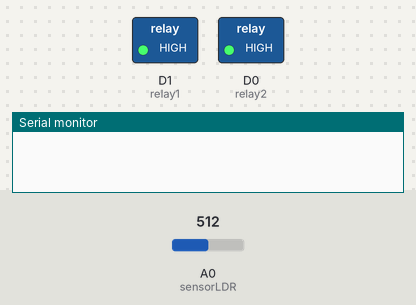
A sketch run on a simulated ESP8266 (NodeMCU). On the bench: switched loads named in the sketch (green lamp = pin HIGH), the last lines printed to the serial monitor. Inputs (shaded band) come from the test bench; at power-on: A0 (sensorLDR) = 512. WiFi joins after 1.5 s; servers stay silent unless stated; uploads are accepted with an empty reply.

Above: at 0.1 s.
At 3.6 s:
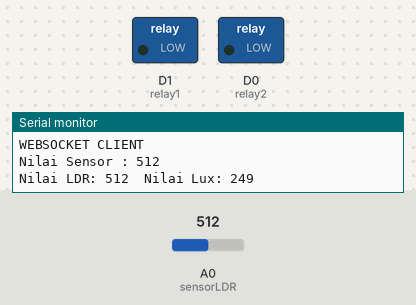
Timing chart, 0 to 5.1 s (numbered marks = the images above):
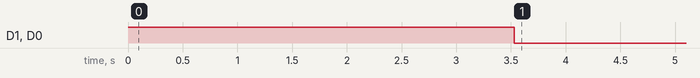

Measured:
- by itself, D1 (relay1), D0 (relay2): HIGH → LOW at 3.5 s

The sketch:

smart_home.ino
```cpp
// Modul ESP
#include <ESP8266WiFi.h>
#include <ESP8266HTTPClient.h>
#include <WiFiClient.h>
#include <ArduinoJson.h>

// pin sensor LDR
#define sensorLDR A0

// pin relay
const int relay1 = D1;
const int relay2 = D0;

// Wifi Connection
const char* ssid = "Robotika";
const char* password = "zxcvbnmv";

// Domain Name with full URL Path for HTTP POST Request
const char* serverName = "http://connectis.my.id:3000";

// FOR Decode JSON
char msg[300];

// set variable untuk sensor ldr
int nilaiSensor;

void setup() {
  Serial.begin(9600);

  // set mode relay
  pinMode(relay1, OUTPUT);
  pinMode(relay2, OUTPUT);
  digitalWrite(relay1, HIGH);
  digitalWrite(relay2, HIGH);

  // ESP init
  WiFi.begin(ssid, password);

  while (WiFi.status() != WL_CONNECTED) {
    delay(500);
    Serial.println("Connecting ... ");  // Start Printing
  }
  Serial.print("Connected to WiFi network with IP Address: ");
  Serial.println(WiFi.localIP());

  // set title app
  Serial.println("WEBSOCKET CLIENT");
  delay(2000);
}

void loop() {
  nilaiSensor = analogRead(sensorLDR);


   digitalWrite(relay1, LOW);
   digitalWrite(relay2, LOW);


  Serial.print("Nilai Sensor : ");
  Serial.println(nilaiSensor);
  int luxValue = mapToLux(nilaiSensor); // Mengonversi nilai analog ke lux
  Serial.print("Nilai LDR: ");
  Serial.print(nilaiSensor);
  Serial.print("\tNilai Lux: ");
  Serial.println(luxValue);

  // post data sensor ldr to server
  if (WiFi.status() == WL_CONNECTED) {
    WiFiClient client;
    HTTPClient http;

    // Your Domain name with URL path or IP address with path
    http.begin(client, serverName);

    // Specify content-type header
    http.addHeader("Content-Type", "application/x-www-form-urlencoded");
    // Data to send with HTTP POST
    String httpRequestData = "ldr_value=" + String(luxValue);
    // Send HTTP POST request
    int httpResponseCode = http.POST(httpRequestData);

    String payload = http.getString();
    Serial.println("");
    Serial.println("Response API : ");
    Serial.println(payload);

    if(payload){
      // decode payload with ArduinoJson 6
      StaticJsonDocument<300> doc;
      deserializeJson(doc, payload);
      JsonObject root = doc.as<JsonObject>();

      Serial.print("Status : ");
      Serial.println(String(root["status"]));
      Serial.print("relay_1 : ");
      Serial.println(String(root["relay_1"]));
      Serial.print("relay_2 : ");
      Serial.println(String(root["relay_2"]));

      if(String(root["status"]) == "success") {
        // check status relay 1
        if (String(root["relay_1"]) == "0") {
          digitalWrite(relay1, HIGH);
        } else {
          digitalWrite(relay1, LOW);
        }

        // check status relay 2
        if (String(root["relay_2"]) == "0") {
          digitalWrite(relay2, HIGH);
        } else {
          digitalWrite(relay2, LOW);
        }
      }


    }else{
      Serial.println("No Response From API");
    }

    // Free resources
    http.end();
  }

  // set delay 3 detik
  delay(3000);
}

float mapToLux(int ldrValue) {
  // Di sini Anda harus melakukan pemetaan nilai analog terbalik ke lux sesuai dengan karakteristik sensor LDR Anda
  // Penting untuk diketahui bahwa pemetaan ini harus didasarkan pada kalibrasi yang akurat
  // Data berikut hanyalah contoh dan tidak mewakili koreksi atau kalibrasi yang tepat.

  // Contoh pemetaan linier sederhana dari nilai analog terbalik ke nilai lux
  float luxMin = 500; // Nilai minimum cahaya dalam satuan lux (misalnya pada cahaya yang paling terang)
  float luxMax = 0;    // Nilai maksimum cahaya dalam satuan lux (misalnya pada cahaya yang paling gelap)
  int analogMin = 0;   // Nilai minimum sensor LDR terbalik (misalnya ketika cahaya paling terang)
  int analogMax = 1023; // Nilai maksimum sensor LDR terbalik (misalnya ketika cahaya paling gelap)

  // Melakukan pemetaan linier dari nilai analog terbalik ke nilai lux
  float luxValue = luxMin + (float)(ldrValue - analogMin) * (luxMax - luxMin) / (analogMax - analogMin);

  return luxValue;
}
```
